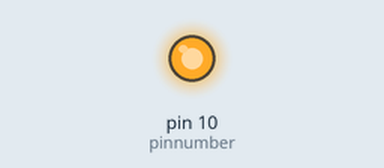
Simulated run of this sketch. Board: Arduino Uno, built with avr-gcc and run on an emulated ATmega328P. Shown: output pins drawn as LEDs (lit = HIGH).

Above: at 1.8 s.
At 8.0 s:
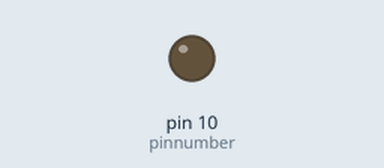
Timing chart, 0 to 12.0 s (numbered marks = the images above):
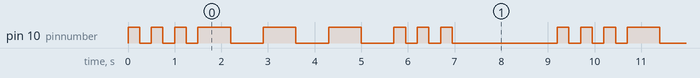

The sketch:

Variables.ino
```cpp
//Morse code SOS program

int pinnumber=10;
float pi=3.14;
int delay1=250;
int delay2=700;
int longwait=2000;


void setup() {
  // put your setup code here, to run once:
  pinMode(pinnumber,OUTPUT);
}

void loop() {
  // put your main code here, to run repeatedly:
  digitalWrite(pinnumber,HIGH);
  delay(delay1);
  digitalWrite(pinnumber,LOW);
  delay(delay1);

  digitalWrite(pinnumber,HIGH);
  delay(delay1);
  digitalWrite(pinnumber,LOW);
  delay(delay1);

  digitalWrite(pinnumber,HIGH);
  delay(delay1);
  digitalWrite(pinnumber,LOW);
  delay(delay1);

  digitalWrite(pinnumber,HIGH);
  delay(delay2);
  digitalWrite(pinnumber,LOW);
  delay(delay2);

   digitalWrite(pinnumber,HIGH);
  delay(delay2);
  digitalWrite(pinnumber,LOW);
  delay(delay2);

  digitalWrite(pinnumber,HIGH);
  delay(delay2);
  digitalWrite(pinnumber,LOW);
  delay(delay2);

   digitalWrite(pinnumber,HIGH);
  delay(delay1);
  digitalWrite(pinnumber,LOW);
  delay(delay1);

  digitalWrite(pinnumber,HIGH);
  delay(delay1);
  digitalWrite(pinnumber,LOW);
  delay(delay1);

  digitalWrite(pinnumber,HIGH);
  delay(delay1);
  digitalWrite(pinnumber,LOW);
  delay(delay1);

  delay(longwait);
}
```

Measured:
- by itself, pin 10 (pinnumber): repeats every 9.2 s: 2 × (LOW 0.25 s, HIGH 0.25 s), LOW 0.25 s, 3 × (HIGH 0.70 s, LOW 0.70 s), 2 × (HIGH 0.25 s, LOW 0.25 s), HIGH 0.25 s, LOW 2.3 s, HIGH 0.25 s
- by itself, everything shown: repeats every 9.2 s, in 18 steps
